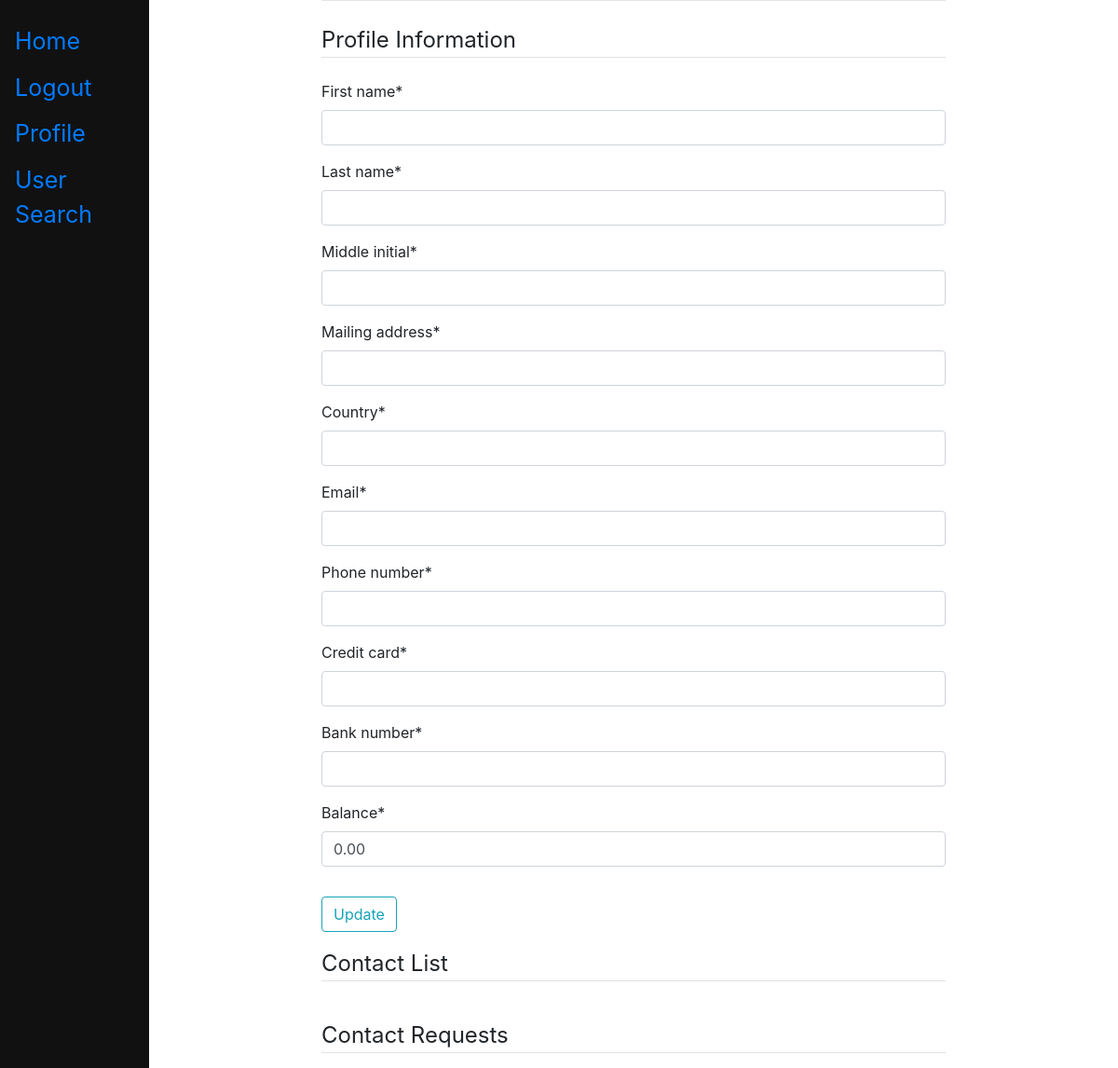
The app's page /profile/ (signed in), older data.
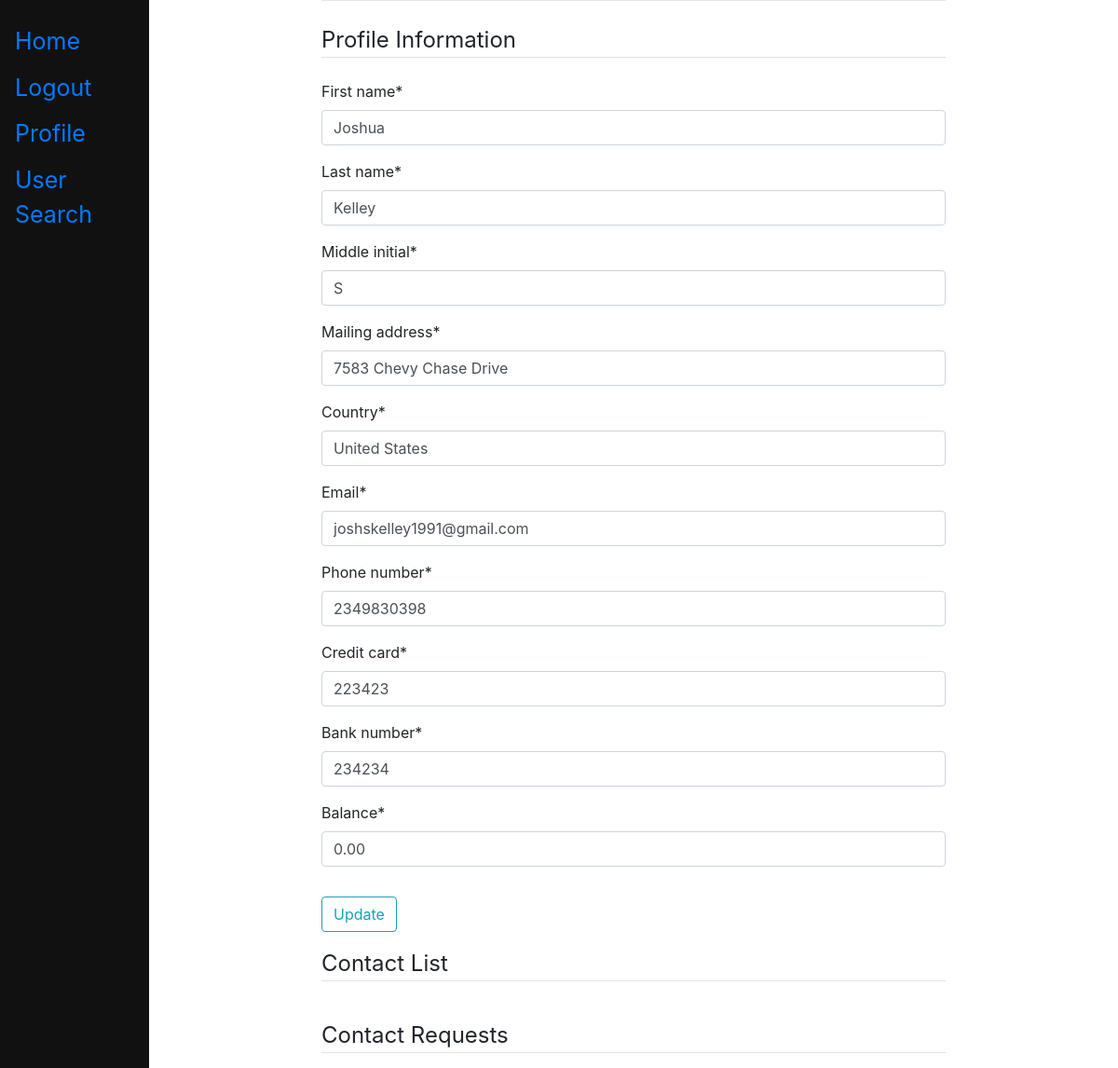
The same page, newer data.
### register/models.py (models this page shows)
class UserProfile(models.Model):
    user = models.OneToOneField(User, on_delete = models.CASCADE)
    first_name = models.CharField(max_length = 30)
    last_name = models.CharField(max_length = 30)
    middle_initial = models.CharField(max_length = 1)
    mailing_address = models.CharField(max_length = 100)
    country = models.CharField(max_length = 30)
    email = models.EmailField()
    phone_number = models.IntegerField(max_length = 10, null = True)
    credit_card = models.IntegerField(max_length = 16,null = True)
    bank_number = models.IntegerField(max_length = 16,null = True)
    balance = models.DecimalField(default = 0, max_digits=6, decimal_places=2)

### main/views.py (the view)
# urls.py: path('profile/', views.profile, name = 'profile'),
@login_required
def profile(request):
    if request.method == 'POST':
        p_form = ProfileUpdateForm(request.POST, request.FILES,
        instance = request.user.userprofile)
        if p_form.is_valid():
            p_form.save()
            messages.success(request, f'You have successfully updated your profile information')
            return redirect('profile')
    else:
        p_form = ProfileUpdateForm(instance = request.user.userprofile)
        f_requests = Friend.objects.unrejected_requests(user=request.user)
        friends = Friend.objects.friends(request.user)
    context = {'p_form':p_form,'f_requests':f_requests,
               'friends':friends}
    return render(request, "main/profile.html", context)

### main/forms.py
class ProfileUpdateForm(forms.ModelForm):
    class Meta:
        model = UserProfile
        fields = ['first_name', 'last_name', 'middle_initial', 'mailing_address',
        'country','email','phone_number','credit_card','bank_number','balance']

### main/templates/main/profile.html (shortened to what this page needs)
{% extends "main/base.html" %}
{% load crispy_forms_tags %}
{% load friendshiptags %}
{% block content %}
<form  method="post" enctype="multipart/form-data">
  <fieldset class="form-group">
    <legend class="border-bottom mb-4">Profile Information</legend>
    {{ p_form.first_name|as_crispy_field }}
    {{ p_form.last_name|as_crispy_field }}
    {{ p_form.middle_initial|as_crispy_field }}
    {{ p_form.mailing_address|as_crispy_field }}
    {{ p_form.country|as_crispy_field }}
    {{ p_form.email|as_crispy_field }}
    {{ p_form.phone_number|as_crispy_field }}
    {{ p_form.credit_card|as_crispy_field }}
    {{ p_form.bank_number|as_crispy_field }}
    {{ p_form.balance|as_crispy_field }}
  </fieldset>
  <div class="form-group" >
    <button type="submit" class="btn btn-outline-info">Update</button>
  </div>
</form>
<legend class="border-bottom mb-3">Contact List</legend>
<br>
<legend class="border-bottom mb-3">Contact Requests</legend>
{% endblock %}

### main/templates/main/base.html (shortened to what this page needs)
<!DOCTYPE html>
<html lang="en" dir="ltr">
  <head>
    <link rel="stylesheet" href="https://stackpath.bootstrapcdn.com/bootstrap/4.4.1/css/bootstrap.min.css"
>
  </head>
  <body>
    <div class="sidenav">
      <a href="/">Home</a>
      {% if  user.is_authenticated %}
        <a href="{% url 'logout'%}">Logout</a>
        <a href="{% url 'profile'%}">Profile</a>
        <a href="{% url 'search'%}">User Search</a>
      {% else %}
        <a href="{% url 'register'%}">Register</a>
        <a href="{% url 'login'%}">Login</a>
      {% endif %}
    </div>
    <div id ="content", name = "content", class = "main">
      <div class="row justify-content-center">
        <div class="col-8">
            {% block content %}
            {% endblock %}
        </div>
      </div>
    </div>
  </body>
</html>

### main/templates/main/base.html (style rules this page uses)
.sidenav { height: 100%; width: 160px; position: fixed; z-index: 1; top:0; left:0; background-color: #111; overflow-x: hidden; padding-top: 20px; }
.sidenav a { padding: 6px 8px 6px 16px; text-decoration: none; font-size: 25px; font: #818181; display: block; }
.main { margin-left: 160px; padding: 0px 10px; }

Row changes from the older to the newer data that the page shows:
changed UserProfile: first_name (not shown) → "Joshua"; last_name (not shown) → "Kelley"; middle_initial (not shown) → "S"; mailing_address (not shown) → "7583 Chevy Chase Drive"; country (not shown) → "United States"; email (not shown) → "joshskelley1991@gmail.com"; phone_number (not shown) → "2349830398"; credit_card (not shown) → "223423"; bank_number (not shown) → "234234"
